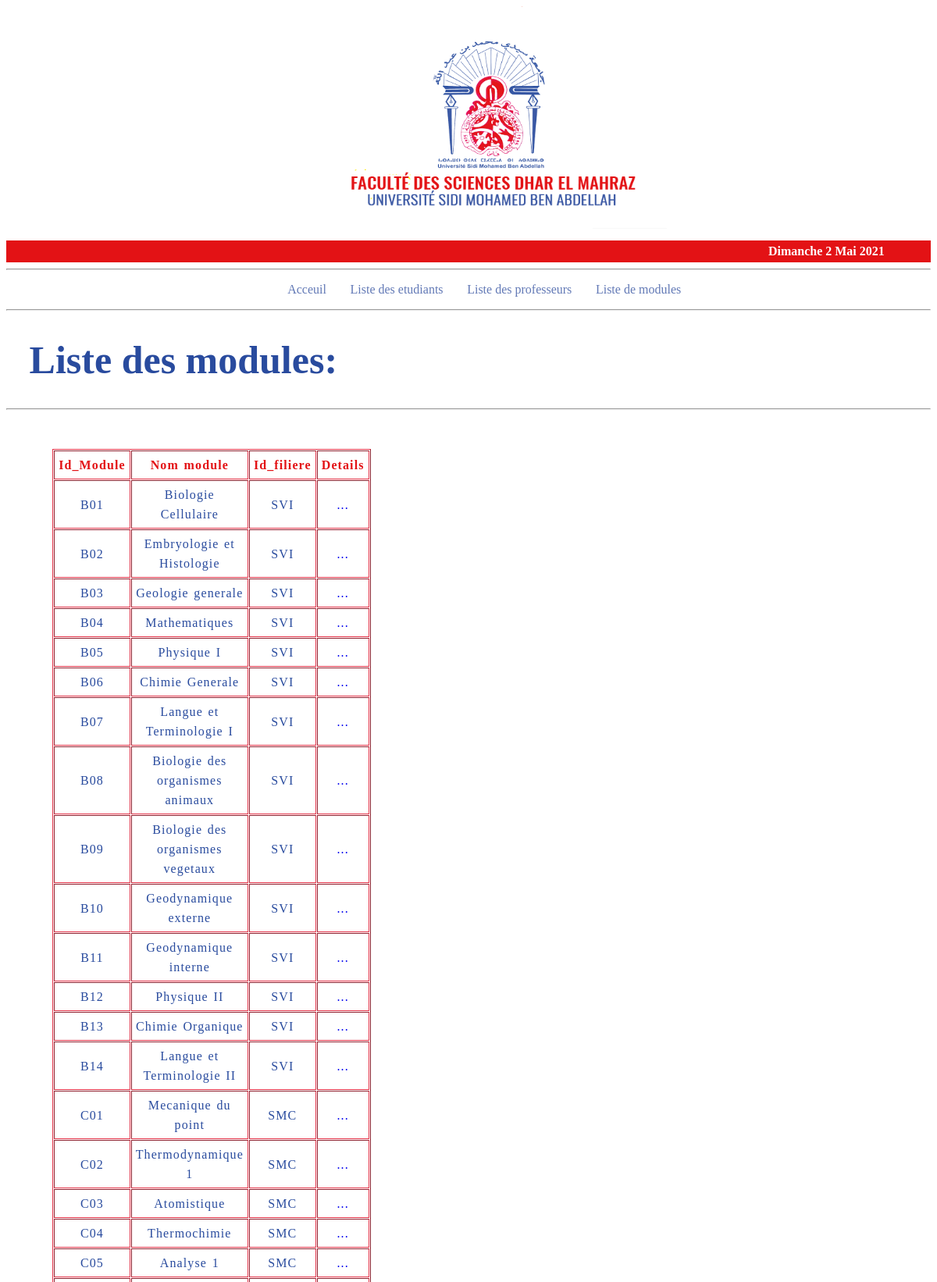
The page /website/html/units_list.php (upper part) on the database its author committed.
### tables this page shows
CREATE TABLE `modules` (
  `id_module` varchar(4) NOT NULL,
  `nom_module` varchar(100) NOT NULL,
  `id_filiere` varchar(4) NOT NULL,
  `code_prof` int(6) NOT NULL,
  `id_semestre` int(1) NOT NULL DEFAULT 1
);

### website/html/templates/data.php (called while the page is built, shortened)
<?php
require('config.php');
$sql = 'SELECT * FROM modules;';
$result = mysqli_query($conn,$sql);
$modules = [];
while($module = mysqli_fetch_assoc($result)){
	$modules[] = $module;
}
?>

### website/html/units_list.php (the view, shortened to what this page needs)
<?php
require('templates/data.php');
?>
<!DOCTYPE html>
<html>
<head>
	<link rel="stylesheet" type="text/css" href="../css/style.css">
</head>
<body>
<header id="mainHeader">
	<?php
		include("templates/header.php");
	 ?>
	 <hr>
	 <?php
	include('templates/nav.php');
?>
<hr>
	<div id="main">
		<h1>Liste des modules: </h1>
	</div>
	<hr>
</header>
<section>
	    <table border="table" cellspacing="1px" cellpadding="5px">
			<thead>
				<tr>
					<th>Id_Module</th>
					<th>Nom module</th>
					<th>Id_filiere</th>
					<th>Details</th>
				</tr>
			</thead>
			<tbody>
				<?php
                    for ($i=0; $i <count($modules) ; $i++) {
				 	echo "
					 	<tr>
                            <td>{$modules[$i]['id_module']}</td>
					 		<td>{$modules[$i]['nom_module']}</td>
					 		<td>{$modules[$i]['id_filiere']}</td>
					 		<td>";
					 ?>
					<a style = "text-decoration: none;" class= 'details' href='unit_details.php?id_module=<?=$modules[$i]['id_module']?>'> ... </a>
					<?php
					echo"  </td>
					 	</tr>
					";
				 }
				 ?>
			</tbody>
		</table>
</section>
</body>
</html>

### website/css/style.css (style rules this page uses)
body { background-color: #ffffff; }
h1 { color: #294B9E; text-shadow: currentColor; font-size: 50px; padding-left: 2.5%; }
table { margin-top: 50px; margin-bottom: 50px; margin-left:5%; margin-right:5%; text-align: center; letter-spacing: 1.1px; word-spacing: 1.6px; line-height: 25px; width: 30%; padding: 0; border-color:#E33147; }
thead { color:#E31215; }
td { color: #294B9E; }

### rows shown on the page
modules: id_module "B01", nom_module "Biologie Cellulaire", id_filiere "SVI"
modules: id_module "B02", nom_module "Embryologie et Histologie", id_filiere "SVI"
modules: id_module "B03", nom_module "Geologie generale", id_filiere "SVI"
modules: id_module "B04", nom_module "Mathematiques", id_filiere "SVI"
modules: id_module "B05", nom_module "Physique I", id_filiere "SVI"
modules: id_module "B06", nom_module "Chimie Generale", id_filiere "SVI"
modules: id_module "B07", nom_module "Langue et Terminologie I", id_filiere "SVI"
modules: id_module "B08", nom_module "Biologie des organismes animaux", id_filiere "SVI"
modules: id_module "B09", nom_module "Biologie des organismes vegetaux", id_filiere "SVI"
modules: id_module "B10", nom_module "Geodynamique externe", id_filiere "SVI"
modules: id_module "B11", nom_module "Geodynamique interne", id_filiere "SVI"
modules: id_module "B12", nom_module "Physique II", id_filiere "SVI"
modules: id_module "B13", nom_module "Chimie Organique", id_filiere "SVI"
modules: id_module "B14", nom_module "Langue et Terminologie II", id_filiere "SVI"
modules: id_module "C01", nom_module "Mecanique du point", id_filiere "SMC"
modules: id_module "C02", nom_module "Thermodynamique 1", id_filiere "SMC"
modules: id_module "C03", nom_module "Atomistique", id_filiere "SMC"
modules: id_module "C04", nom_module "Thermochimie", id_filiere "SMC"
modules: id_module "C05", nom_module "Analyse 1", id_filiere "SMC"

### other values the page prints
$ln["jour"][$jour_de_la_semaine] "Dimanche"
$jour_du_mois "2"
$ln["mois"][$mois] "Mai"
$annee "2021"
